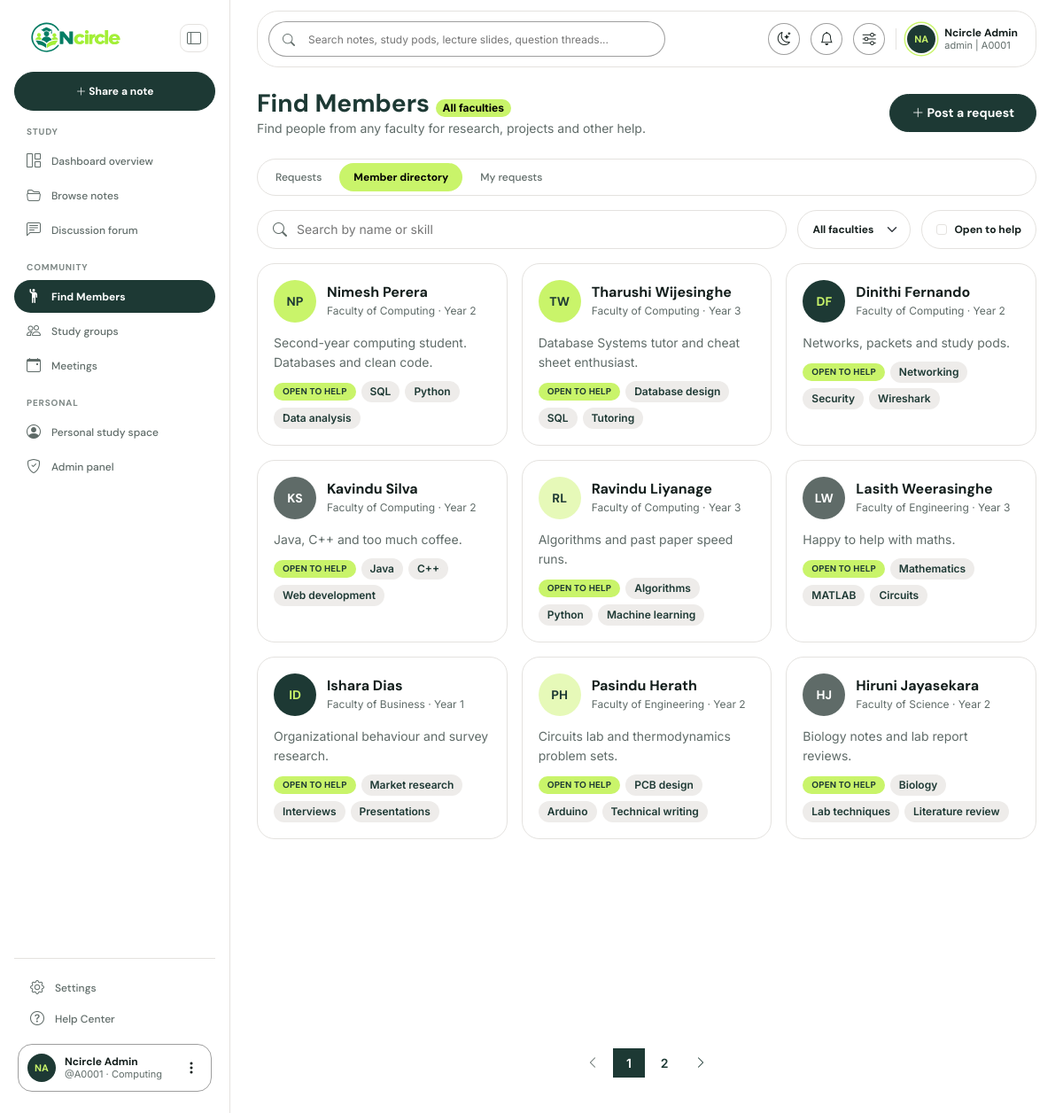
Page /members/directory (signed in) on the committed database.
### tables this page shows
CREATE TABLE users (
    id INT UNSIGNED AUTO_INCREMENT PRIMARY KEY,
    name VARCHAR(100) NOT NULL,
    username VARCHAR(60) NOT NULL UNIQUE,
    student_id VARCHAR(20) NOT NULL UNIQUE,
    email VARCHAR(120) NOT NULL UNIQUE,
    faculty VARCHAR(30) NOT NULL,
    academic_year TINYINT UNSIGNED NOT NULL DEFAULT 1,
    bio VARCHAR(500) NULL,
    avatar VARCHAR(80) NULL,
    skills VARCHAR(255) NULL,
    open_to_help TINYINT(1) NOT NULL DEFAULT 1,
    listed_in_directory TINYINT(1) NOT NULL DEFAULT 1,
    password_hash VARCHAR(255) NOT NULL,
    role ENUM('student','admin') NOT NULL DEFAULT 'student',
    status ENUM('active','blocked') NOT NULL DEFAULT 'active',
    weekly_goal_minutes SMALLINT UNSIGNED NOT NULL DEFAULT 600,
    email_verified_at DATETIME NULL,
    last_seen_at DATETIME NULL,
    created_at DATETIME NOT NULL DEFAULT CURRENT_TIMESTAMP
);

### views/components/member-card.php (the view)
<?php
$member = $member ?? [];
?>
<article class="sc-member">
    <div class="sc-member__top">
        <?= component("avatar", ["name" => $member["name"], "photo" => avatar_url($member["id"], $member["avatar"] ?? null), "size" => "lg"]) ?>
        <div class="sc-member__who">
            <h3><a class="stretched-link" href="<?= e(url("/profile/" . (int) $member["id"])) ?>"><?= e($member["name"]) ?></a></h3>
            <p><?= e(config("app.faculties")[$member["faculty"]] ?? $member["faculty"]) ?> &middot; Year <?= (int) $member["academic_year"] ?></p>
        </div>
    </div>
    <?php if (!empty($member["bio"])): ?><p class="sc-member__bio"><?= e($member["bio"]) ?></p><?php endif; ?>
    <?= component("skill-list", ["skills" => $member["skills"], "open" => (bool) $member["open_to_help"]]) ?>
</article>

### views/members/directory.php (shortened to what the rows shown need)
<?php if ($result["rows"]): ?>
    <div class="sc-card-grid">
        <?php foreach ($result["rows"] as $member): ?><?= component("member-card", ["member" => $member]) ?><?php endforeach; ?>
    </div>
<?php else: ?>
    <div class="sc-card"><?= component("empty-state", ["icon" => "people", "title" => "No members found", "text" => "Try a different skill or faculty."]) ?></div>
<?php endif; ?>

### views/components/avatar.php
<?php
$name = $name ?? "";
$photo = $photo ?? null;
$tones = ["teal", "lime", "grey", "pale"];
$tone = $tone ?? $tones[abs(crc32((string) $name)) % count($tones)];
$size = $size ?? "md";
$ring = !empty($ring);
?>
<span class="sc-person sc-person--<?= e($tone) ?> sc-person--<?= e($size) ?><?= $ring ? " sc-person--ring" : "" ?>" aria-hidden="true"><?php if ($photo): ?><img src="<?= e($photo) ?>" alt="" loading="lazy"><?php else: ?><?= e(initials($name)) ?><?php endif; ?></span>

### views/components/skill-list.php
<?php
$list = array_filter(array_map('trim', explode(',', (string) ($skills ?? ''))), fn ($s) => $s !== '');
$open = !empty($open);
?>
<?php if ($list || $open): ?>
    <div class="sc-skills">
        <?php if ($open): ?><span class="sc-state sc-state--lime">OPEN TO HELP</span><?php endif; ?>
        <?php foreach ($list as $skill): ?><span class="sc-chip"><?= e($skill) ?></span><?php endforeach; ?>
    </div>
<?php endif; ?>

### views/partials/sidebar.php (shortened to what the rows shown need)
<?php
$user = Auth::user();
?>
<aside class="sc-sidebar offcanvas-lg offcanvas-start" tabindex="-1" id="scSidebar" aria-label="Main menu">
    <div class="sc-sidebar__inner">
        <div class="sc-sidebar__foot">
            <div class="sc-user-widget">
                <a class="sc-user-widget__text" href="<?= e(url("/profile")) ?>">
                    <strong><?= e($user["name"]) ?></strong>
                    <small>@<?= e($user["student_id"]) ?> &middot; <?= e($user["faculty"]) ?></small>
                </a>
            </div>
        </div>
    </div>
</aside>

### views/partials/navbar-app.php (shortened to what the rows shown need)
<?php
$user = Auth::user();
?>
<header class="sc-topbar-wrap">
    <div class="sc-topbar">
        <div class="sc-topbar__actions">
            <a class="sc-topbar__profile" href="<?= e(url("/profile")) ?>">
                <span class="sc-topbar__who">
                    <strong><?= e($user["name"]) ?></strong>
                    <small><?= e($user["username"]) ?> | <?= e($user["student_id"]) ?></small>
                </span>
            </a>
        </div>
    </div>
</header>

### rows in the picture
users: name "Ncircle Admin", student "A0001", faculty "Computing", username "admin"
users: name "NP", name "Nimesh Perera", faculty "Faculty of Computing", academic_year "2", bio "Second-year computing student. Databases and clean code.", skills "SQL", skills "Python", skills "Data analysis"
users: name "TW", name "Tharushi Wijesinghe", faculty "Faculty of Computing", academic_year "3", bio "Database Systems tutor and cheat sheet enthusiast.", skills "Database design", skills "SQL", skills "Tutoring"
users: name "DF", name "Dinithi Fernando", faculty "Faculty of Computing", academic_year "2", bio "Networks, packets and study pods.", skills "Networking", skills "Security", skills "Wireshark"
users: name "KS", name "Kavindu Silva", faculty "Faculty of Computing", academic_year "2", bio "Java, C++ and too much coffee.", skills "Java", skills "C++", skills "Web development"
users: name "RL", name "Ravindu Liyanage", faculty "Faculty of Computing", academic_year "3", bio "Algorithms and past paper speed runs.", skills "Algorithms", skills "Python", skills "Machine learning"
users: name "LW", name "Lasith Weerasinghe", faculty "Faculty of Engineering", academic_year "3", bio "Happy to help with maths.", skills "Mathematics", skills "MATLAB", skills "Circuits"
users: name "ID", name "Ishara Dias", faculty "Faculty of Business", academic_year "1", bio "Organizational behaviour and survey research.", skills "Market research", skills "Interviews", skills "Presentations"
users: name "PH", name "Pasindu Herath", faculty "Faculty of Engineering", academic_year "2", bio "Circuits lab and thermodynamics problem sets.", skills "PCB design", skills "Arduino", skills "Technical writing"
users: name "HJ", name "Hiruni Jayasekara", faculty "Faculty of Science", academic_year "2", bio "Biology notes and lab report reviews.", skills "Biology", skills "Lab techniques", skills "Literature review"

### other values in the picture
$inner "Share a note Post a request"
$heading "STUDY"
$label "Dashboard overview"
$label "Browse notes"
$label "Discussion forum"
$heading "COMMUNITY"
$label "Find Members"
$label "Study groups"
$label "Meetings"
$heading "PERSONAL"
$label "Personal study space"
initials($name) "NA NA"
$title "Find Members"
$titleTag "All faculties"
$subtitle "Find people from any faculty for research, projects and other help."
